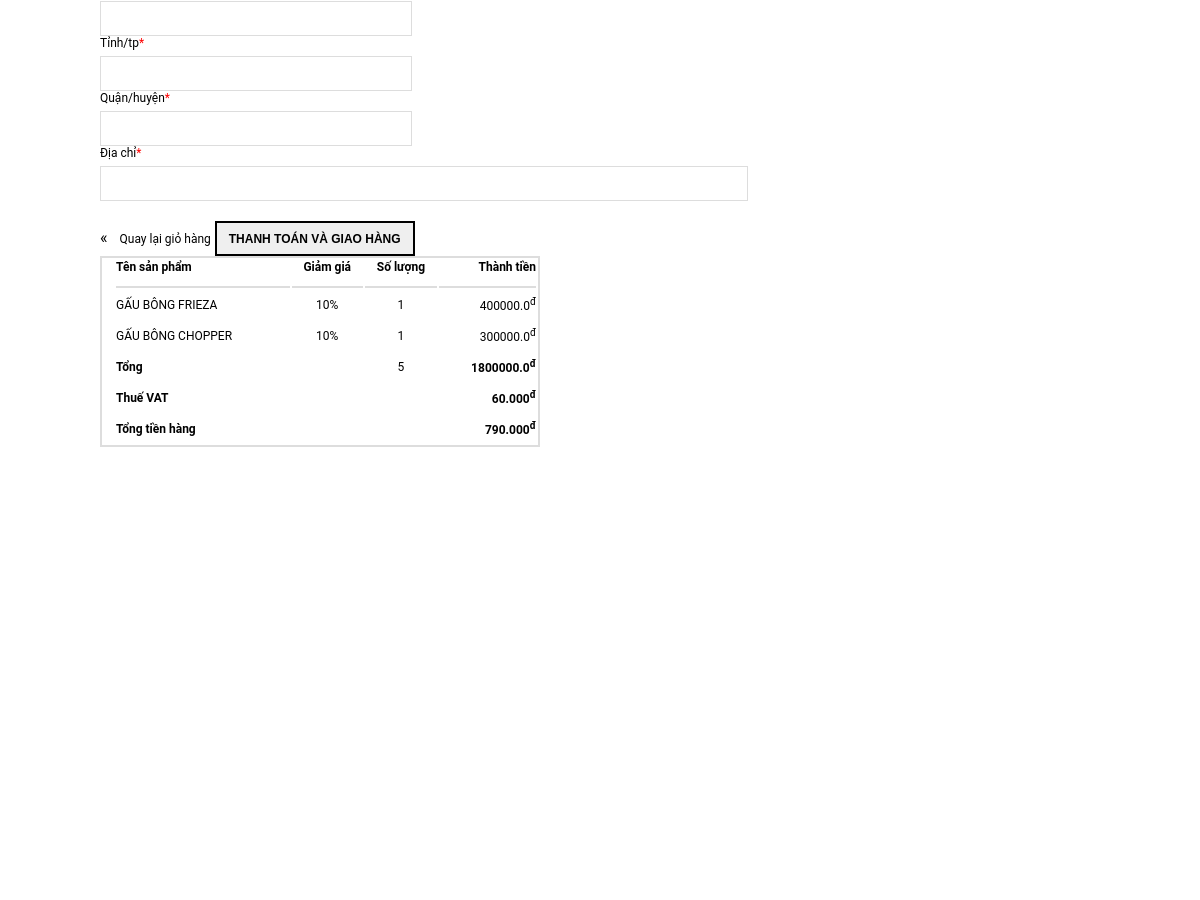
Before: /delivery/ (signed in, middle part) with the older database file.
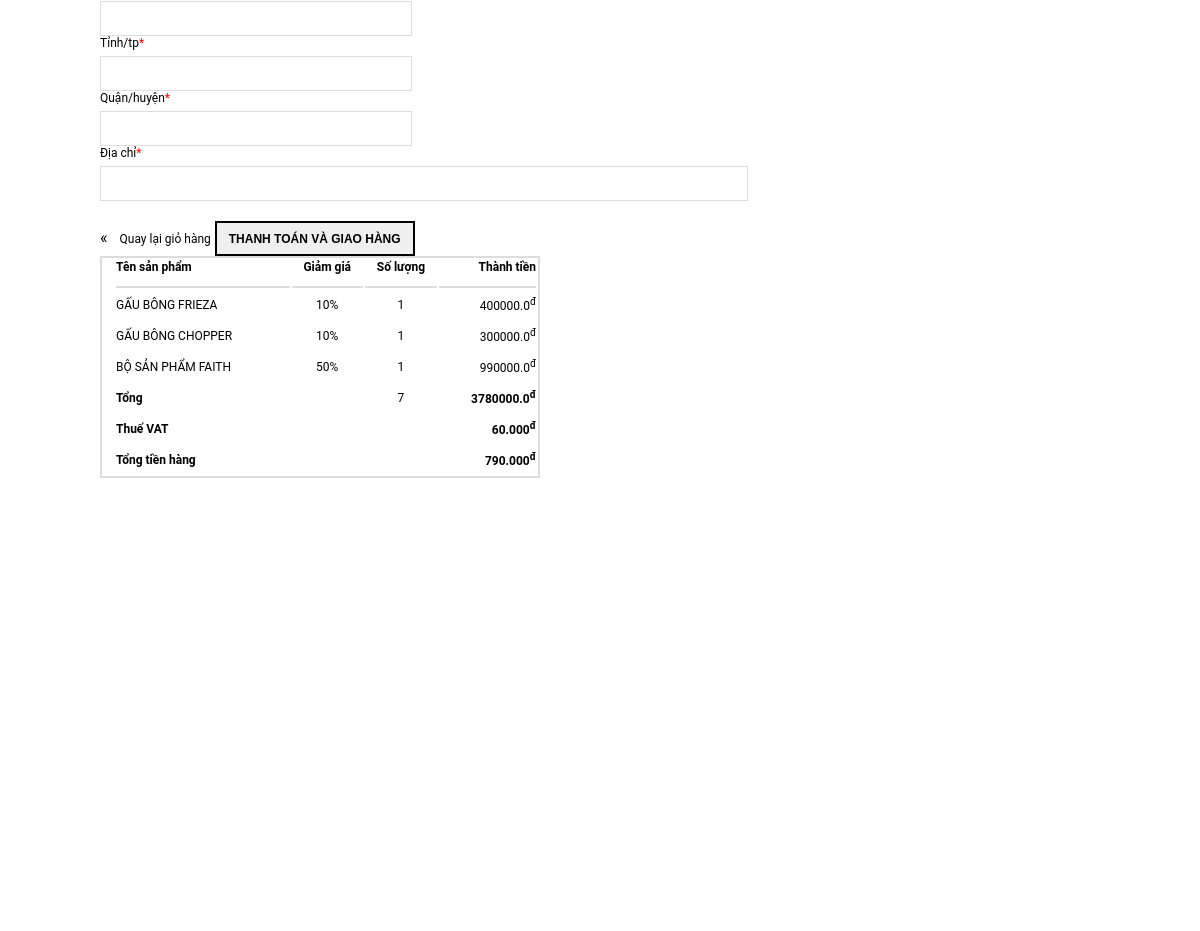
After: the same page with the newer database file.
### my_app/models.py (models this page shows, shortened)
class OrderItem(models.Model):
    product = models.ForeignKey(Product, on_delete=models.SET_NULL,blank=True,null=True)
    order = models.ForeignKey(Order, on_delete=models.SET_NULL, blank=True, null=True)
    quantity = models.IntegerField(default=0,null=True,blank=True)
    date_added = models.DateTimeField(auto_now_add=True)
    @property
    def get_total(self):
        total = self.product.price * self.quantity
        return total

class Product(models.Model):
    ID = models.IntegerField(primary_key=True)
    category = models.ManyToManyField(Category,related_name="product")
    name = models.CharField(max_length=200, null=True)
    price = models.FloatField()
    categy = models.CharField(max_length=200,null=True)
    sell = models.IntegerField()
    image = models.ImageField(null=True,blank=True)
    sale = models.IntegerField(null=True)

class Order(models.Model):
    customer = models.ForeignKey(Customer, on_delete=models.SET_NULL,blank=True,null=True)
    date_order = models.DateTimeField(auto_now_add=True)
    complete = models.BooleanField(default = False,null=True,blank=False)
    transaction_id = models.CharField(max_length=200,null=True)
    @property
    def get_cart_item(self):
        orderitems = self.orderitem_set.all()
        total = sum([item.quantity for item in orderitems])
        return total
    @property
    def get_cart_total(self):
        orderitems = self.orderitem_set.all()
        total = sum([item.get_total for item in orderitems])
        return total

### my_app/views.py (the view)
# urls.py: path('delivery/',views.delivery, name='delivery'),
def delivery(request):
    if request.user.is_authenticated:
        customer = request.user.customer
        order, created = Order.objects.get_or_create(customer=customer, complete=False)
        items = order.orderitem_set.all()
    else:
        items = []
        order = {'get_cart_item': 0, 'get_cart_total': 0}
    context = {'items': items, 'order': order}
    return render(request, 'html/delivery.html', context)

### my_app/templates/html/delivery.html (shortened to what this page needs)
{% extends 'html/base.html' %}
{% load static %}
{% block delivery_content %}
<head>
    <link rel="stylesheet" href="{% static 'assets/delivery.css' %}">
</head>
<section class="delivery-cart">
    <div class="container">
        <div class="delivery-content row">
            <div class="delivery-content-left">
                <div class="delivery-content-left-input-top row">
                    <div class="delivery-content-left-input-top-item">
                        <input type="text">
                    </div>
                    <div class="delivery-content-left-input-top-item">
                        <label >Tỉnh/tp<span style="color:red">*</span></label>
                        <input type="text">
                    </div>
                    <div class="delivery-content-left-input-top-item">
                        <label >Quận/huyện<span style="color:red">*</span></label>
                        <input type="text">
                    </div>
                </div>
                <div class="delivery-content-left-input-bottom">
                    <label >Địa chỉ<span style="color:red">*</span></label>
                    <input type="text">
                </div>
                <div class="delivery-content-left-button row">
                    <a><span>&#171;</span><p>Quay lại giỏ hàng</p></a>
                    <button><p style="font-weight: bold;">THANH TOÁN VÀ GIAO HÀNG</p></button>
                </div>
            </div>
            <div class="delivery-content-right">
                <table>
                    <tr>
                        <th>Tên sản phẩm</th>
                        <th>Giảm giá</th>
                        <th>Số lượng</th>
                        <th>Thành tiền</th>
                    </tr>
                    {% for item in items %}
                    <tr>
                        <td>{{item.product.name}}</td>
                        <td>{{item.product.sale}}%</td>
                        <td>1</td>
                        <td><p>{{item.product.price}}<sup>đ</sup></p></td>
                    </tr>
                    {% endfor %}
                    <tr>
                        <td style="font-weight: bold;" colspan="2">Tổng</td>
                        <td>{{order.get_cart_item}}</td>
                        <td style="font-weight: bold;"><p>{{order.get_cart_total}}<sup>đ</sup></p></td>
                    </tr>
                    <tr>
                        <td style="font-weight: bold;" colspan="3">Thuế VAT</td>
                        <td style="font-weight: bold;"><p>60.000<sup>đ</sup></p></td>
                    </tr>
                    <tr>
                        <td style="font-weight: bold;" colspan="3">Tổng tiền hàng</td>
                        <td style="font-weight: bold;"><p>790.000<sup>đ</sup></p></td>
                    </tr>
                </table>
            </div>
        </div>
    </div>
</section>
{% endblock delivery_content %}

### my_app/templates/html/base.html (shortened to what this page needs)
{% load static %}
<!DOCTYPE html>
<html lang="vi">
<head>
   <link rel="stylesheet" href="{% static 'assets/style.css' %}">
   <link rel="stylesheet" href="{% static 'assets/fontawesome-free-6.2.0-web/css/all.min.css' %}">
</head>
<body>
   {% block delivery_content %}
   {% endblock delivery_content %}
</body>
</html>

### my_app/static/assets/style.css (style rules this page uses)
* { margin: 0; padding: 0; box-sizing: border-box; }
body { font-family: roboto; }

### my_app/static/assets/delivery.css (style rules this page uses)
.delivery-cart { padding: 100px 0; margin-left:100px; }
.delivery-content-left { width: 60%; padding-right: 12px; }
.delivery-content-left p { font-family: var(--main-text-font); font-size: 12px; }
.delivery-content-left label { font-family: var(--main-text-font); font-size: 12px; margin-bottom: 6px; display: block; }
.delivery-content-left-input-top { justify-content: space-between; }
.delivery-content-left-input-top-item { width: calc(50% - 12px); }
.delivery-content-left-input-top-item input { width: 100%; height: 35px; border: 1px solid #dddddd; padding-left: 6px; }
.delivery-content-left-input-bottom input { width: 100%; height: 35px; border: 1px solid #dddddd; padding-left: 6px; }
.delivery-content-left-button p { display: inline-block; font-family: var(--main-text-font); font-size: 12px; }
.delivery-content-left-button span { margin-right: 12px; }
.delivery-content-left-button { justify-content: space-between; padding-top: 20px; }
.delivery-content-left-button button { height: 35px; border: 2px solid black; padding: 6px 12px; cursor: pointer; transition: all 0.5s ease; }
.delivery-content-right { width: 40%; padding-left: 12px; border: 2px solid #dddddd; height: auto; }
.delivery-content-right table { width: 100%; font-family: var(--main-text-font); font-size: 12px; text-align: center; }
.delivery-content-right table tr th:first-child { text-align: left; }
.delivery-content-right table tr th { padding-bottom: 12px; border-bottom: 2px solid #dddddd; }
.delivery-content-right table tr th:last-child { text-align: right; }
.delivery-content-right table tr td { padding: 6px 0; }
.delivery-content-right table tr:nth-child(4) { border-top:2px solid #dddddd; }
.delivery-content-right table tr td:last-child { text-align: right; }
.delivery-content-right table tr td:first-child { text-align: left; }

Changed rows visible on the page:
added OrderItem: product.name "BỘ SẢN PHẨM FAITH", product.sale "50", product.price "990000.0"
computed for Order: get_cart_item "5" → "7"; get_cart_total "1800000.0" → "3780000.0"
